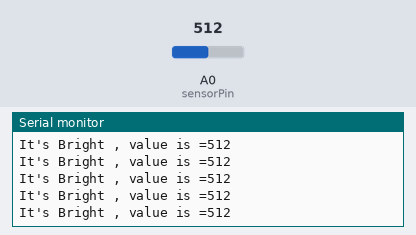
A sketch run on a simulated Arduino Uno, built with avr-gcc and run on an emulated ATmega328P. On the bench: the last lines printed to the serial monitor. Inputs (shaded band) come from the test bench; at power-on: A0 (sensorPin) = 512.

Above: at 1.2 s.
1.3 s: A0 (sensorPin) set to 407
At 1.31 s:
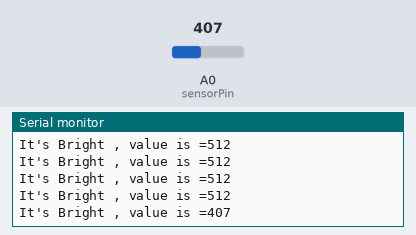
2.8 s: A0 (sensorPin) set to 390
At 2.82 s:
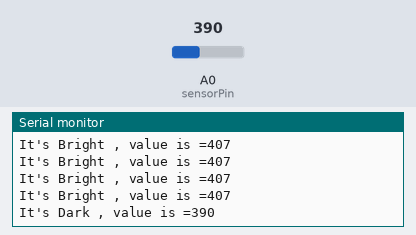

Measured:
- the behaviour switches between 401 and 400 on A0 (sensorPin) (found by bisection; images 1 and 2)
- after the input at 1.3 s, the serial monitor: prints a new line at once (image 1)
- after the input at 2.8 s, the serial monitor: prints a new line at once (image 2)

The sketch:

LDR_Sensor.ino
```cpp
int sensorPin=A0;
int sensorValue=0;

void setup() {
  // put your setup code here, to run once:
  Serial.begin(9600);
}

void loop() {
  // put your main code here, to run repeatedly:
  sensorValue=analogRead(sensorPin);

  if(sensorValue<=400)
  {
    Serial.print("It's Dark , value is =");
    Serial.println(sensorValue);
  }

   else if(sensorValue>400)
  {
    Serial.print("It's Bright , value is =");
    Serial.println(sensorValue);
  }

  delay(100);
}
```
